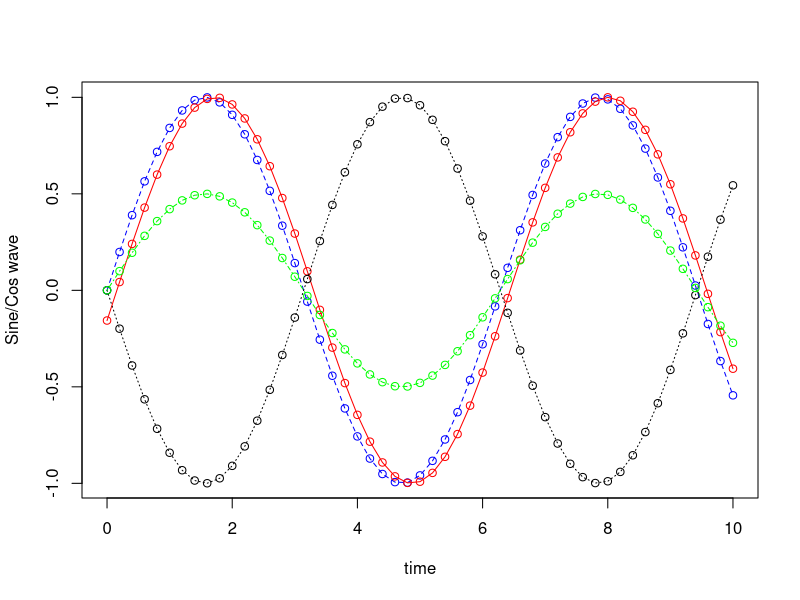
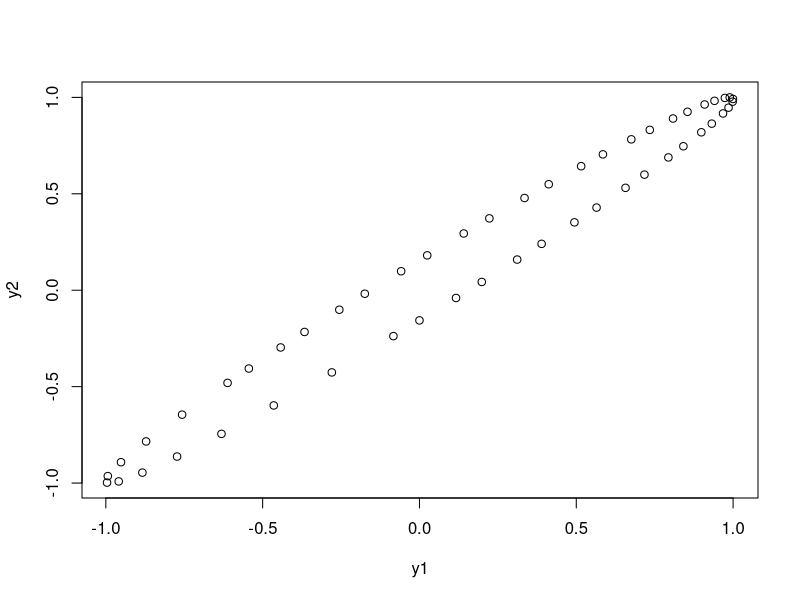
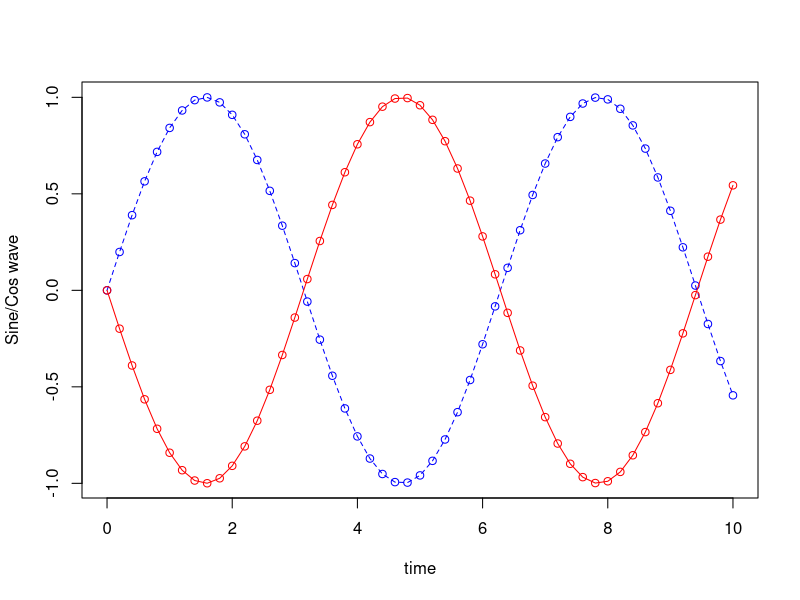
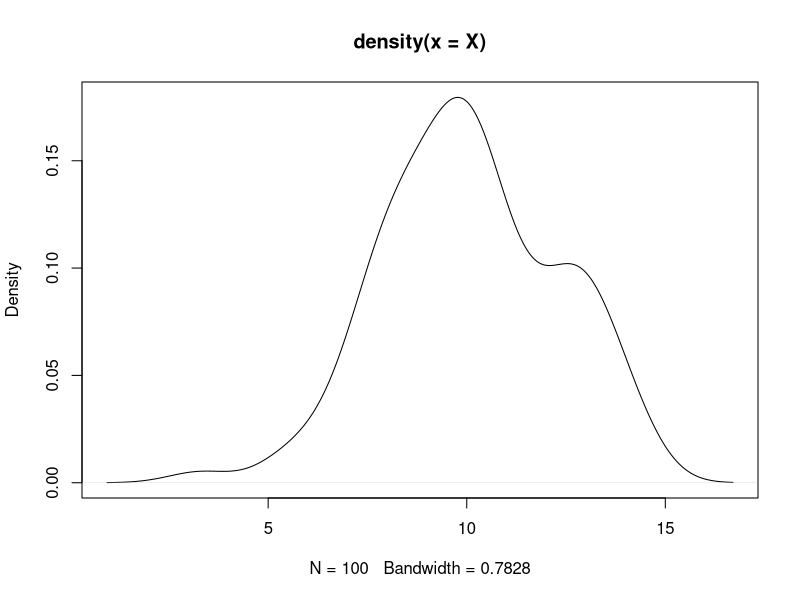
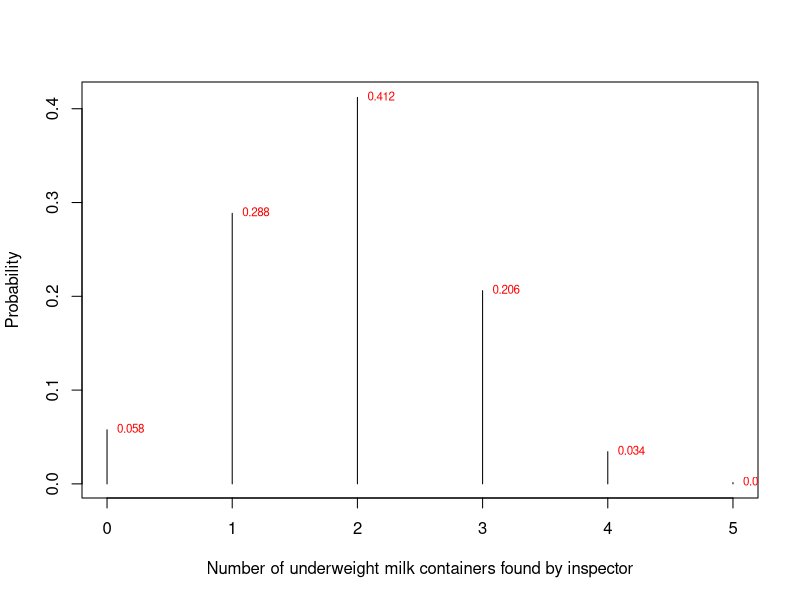
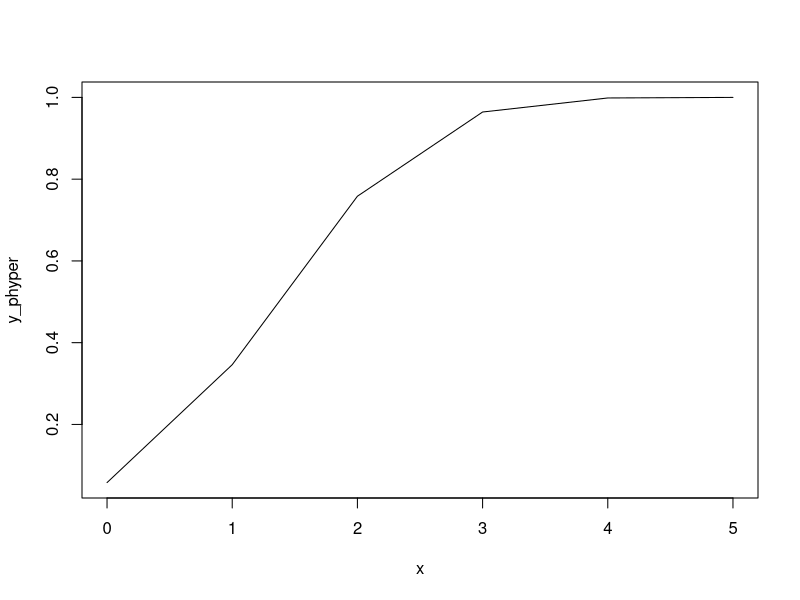
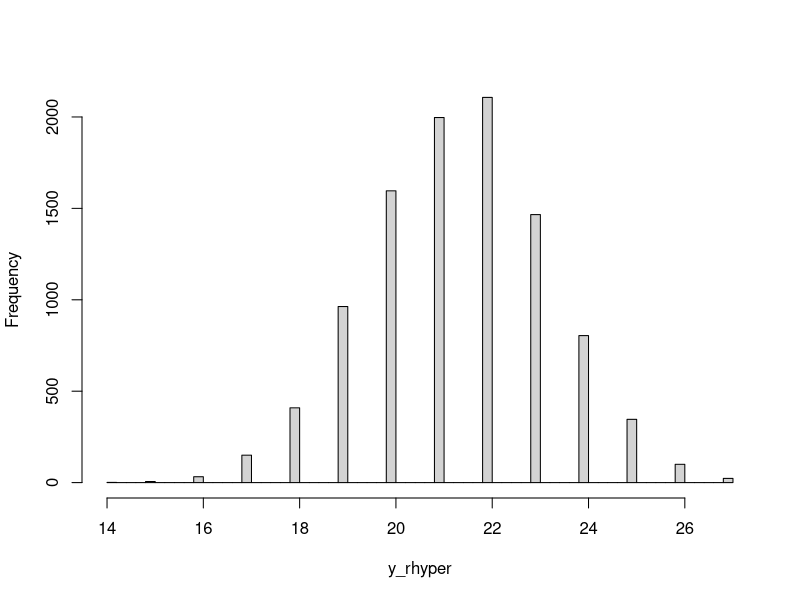
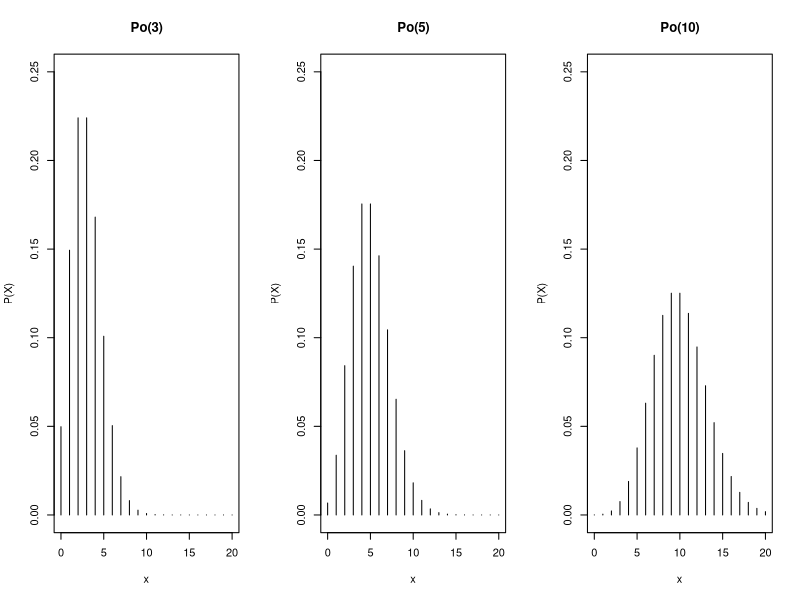

These figures' R source, in order:
## ---- chunk 1
t=seq(0,10,0.2)
y1=sin(t)
y2=cos(t-0.55*pi)
y3=cos(t+0.5*pi)
y4=0.5*sin(t)
plot(t,y1,type="o", lty=2, xlab="time", ylab="Sine/Cos wave",col='blue')
points(t, y2, type="o", lty=1, col = 'red')
points(t, y3, type="o", lty=3, col = 'black')
points(t, y4, type="o", lty=4, col = 'green')
## ---- chunk 2
plot(y1,y2)
## ---- chunk 3
cc12<-c(cov(y1, y2),cor(y1, y2))
cc13<-c(cov(y1, y3),cor(y1, y3))
cc14<-c(cov(y1, y4),cor(y1, y4))
cc12
cc13
cc14
## ---- chunk 4
plot(t,y1,type="o", lty=2, xlab="time", ylab="Sine/Cos wave",col='blue')
points(t, y3, type="o", lty=1, col = 'red')
## ---- chunk 5
data()
## ---- chunk 6
head(sleep)
## ---- chunk 7
cov(y1, y3)  
cor(y1, y3) 
## ---- chunk 8
X <- rnorm(100,mean=10,sd=2)
X
plot(density(X))
## ---- chunk 9
x = 2
r = 6
n = 10
k = 5
dhyper(0, r, n, k )
## ---- chunk 10
k * r / (r + n)
## ---- chunk 11
# Specify x-values for dhyper function 
x<- seq(0, 5, by = 1) 
r = 6 ## r=6
n = 10 ## N-r=16-6=10
k = 5 ## n=5
y<- dhyper(x, r, n, k )
plot(x,y,xlab = 'Number of underweight milk containers found by inspector',ylab='Probability',type='h') 
text(x, y, round(y,digits=3), cex=0.7, pos=4, col="red")
## ---- chunk 12
m = 7
n = 20-7
k = 5
dhyper(x = 1, m, n, k )
## ---- chunk 13
x = 4
m = 6
n = 14
k = 5
dhyper(x, m, n, k )
## ---- chunk 14
# Specify x-values for phyper function 
x<- seq(0, 5, by = 1) 
m = 6
n = 10
k = 5    
# Apply phyper function 
y_phyper <- phyper(x, m, n , k )   
# Plot phyper values 
plot(x,y_phyper,type = 'l')   
## ---- chunk 15
# Set seed for reproducibility 
# Specify sample size 
set.seed(400)                                  
N <- 10000                                       
  
# Draw N hypergeometrically distributed values 
y_rhyper <- rhyper(N, m = 50, n = 20, k = 30)  
y_rhyper          
  
# Plot of randomly drawn hyper density 
hist(y_rhyper,                                           
     breaks = 50, 
     main = "") 
## ---- chunk 16
rpois(10, 10)
## ---- chunk 17
dpois(x = 4, lambda = 1.8) 
## ---- chunk 18
1-(dpois(x = 0, lambda = 1.8) +
  dpois(x = 1, lambda = 1.8))
## ---- chunk 19
events <- 0:20
density1 <- dpois(x = events, lambda = 3)
density2 <- dpois(x = events, lambda = 5)
density3 <- dpois(x = events, lambda = 10)
prob1 <- ppois(q = events, lambda = 3, lower.tail = TRUE)
par(mfrow=c(1,3)) 
plot(events,density1,type='h',main = "Po(3)",ylab = "P(X)",xlab = "x",ylim=c(0,0.25))
plot(events,density2,type='h',main = "Po(5)",ylab = "P(X)",xlab = "x",ylim=c(0,0.25))
plot(events,density3,type='h',main = "Po(10)",ylab = "P(X)",xlab = "x",ylim=c(0,0.25))
## ---- chunk 20
# Using cumulative probability
ppois(q = 4, lambda = 3, lower.tail = TRUE) - 
ppois(q = 2, lambda = 3, lower.tail = TRUE)
## ---- chunk 21
x <- c(0,1,2,5,8,10,15,20)
ppois(x,6)
## ---- chunk 22
events <- 0:20
density1 <- dpois(x = events, lambda = 3)
density2 <- dpois(x = events, lambda = 5)
density3 <- dpois(x = events, lambda = 10)
prob1 <- ppois(q = events, lambda = 3, lower.tail = TRUE)
prob2 <- ppois(q = events, lambda = 5, lower.tail = TRUE)
prob3 <- ppois(q = events, lambda = 10, lower.tail = TRUE)
par(mfrow=c(1,3)) 
plot(events,prob1,type='l',main = "Po(3)",ylab = "P(X)",xlab = "x")
plot(events,prob2,type='l',main = "Po(5)",ylab = "P(X)",xlab = "x")
plot(events,prob3,type='l',main = "Po(10)",ylab = "P(X)",xlab = "x")
## ---- chunk 23
1-ppois(q = 3, lambda = 2)
## ---- chunk 24
##Example of disease incidence
events <- 0:10
density <- dpois(x = events, lambda = 2)
prob1 <- ppois(q = events, lambda = 2, lower.tail = TRUE)
par(mfrow=c(1,2)) ## Generate two sub plot.
plot(events,density,type='h',main = "PMF:Po(2)",ylab = "P(X)",xlab = "x")
plot(events,prob1,type='b',main = "CDF:Po(2)",ylab = "P(X)",xlab = "x")
## ---- chunk 25
# expected number of sales = lambda = 3
# variance = lambda = 3
#install.packages('dplyr')
library(ggplot2)
library(dplyr)
options(scipen = 999, digits = 2) # sig digits
events <- 0:10
density <- dpois(x = events, lambda = 3)
prob <- ppois(q = events, lambda = 3, lower.tail = TRUE)
df <- data.frame(events, density, prob)
ggplot(df, aes(x = factor(events), y = density)) +
  geom_col() +
  geom_text(
    aes(label = round(density,2), y = density + 0.01),
    position = position_dodge(0.9),
    size = 3,
    vjust = 0
  ) +
  labs(title = "PMF and CDF of Poisson Distribution",
       subtitle = "P(3).",
       x = "Events (x)",
       y = "Density") +
  geom_line(data = df, aes(x = events, y = prob))
## ---- chunk 26
weight <- rnorm(10000,78,sd=5) #simulate 10000 measurements of weight with mean 78kg
hist(weight) # a histogram
## ---- chunk 27
Sa <- NULL # take some random samples
for(i in 1:40){ # forty of them
jj <- sample(weight,50) # of size 50
Sa <- rbind(Sa,jj)
} # and store the outcome
xbar <- apply(Sa,1,mean) # find the mean in each sample
varbar<- apply(Sa,1,var) # and the variance
plot(xbar,ylim=c(60,90)) #plot the sample mean
sampleMean <- mean(xbar) #find the means of all samples
## ---- chunk 28
mean(xbar) #find the means of all samples
var(xbar)
## ---- chunk 29
mu=1.3
var=0.25
x <- seq(0, 5, by = .1)
y <- dnorm(x, mean = mu, sd = var)
plot(x,y)
## ---- chunk 30
mu=1.3
var=0.25
x=3
p1<-pnorm(x, mean = mu, sd = var,lower.tail = FALSE) 
c1<-mu/x
p1
c1
p1 < c1
## ---- chunk 31
mu=1.3
var=0.25
x=2
2*pnorm(x*var, mean = mu, sd = var,lower.tail = TRUE) 
1/x^2
## ---- chunk 32
a<-pbinom(50, 100, 0.5)
round(a,10)
## ---- chunk 33
mu <- 34.5
sigma <- 14.15
## ---- chunk 34
mean_seq <- rep(0, 30)
## ---- chunk 35
sample <- rnorm(1, mean=mu, sd=sigma)
mean_seq[1] <- mean(sample)
mean_seq[1]
## ---- chunk 36
mean_seq[2] <- mean(rnorm(2, mean=mu, sd=sigma))
## ---- chunk 37
x=5000
mean_seq <- rep(0, x)

for(a in 1:x){ # forty of them
mean_seq[a] <- mean(rnorm(a, mean=mu, sd=sigma))
}
## ---- chunk 38
plot(seq(1,x), mean_seq)
abline(h=mu, col="red")
